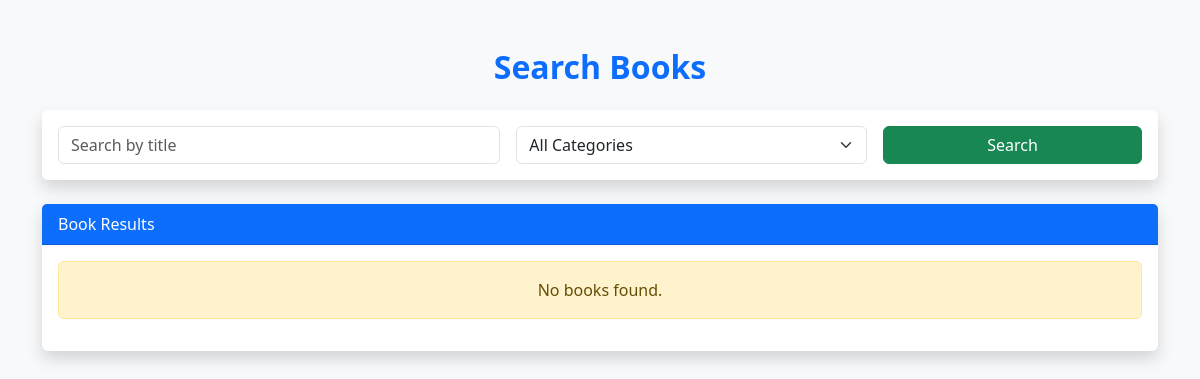
Before: /books/search/ with the older database file.
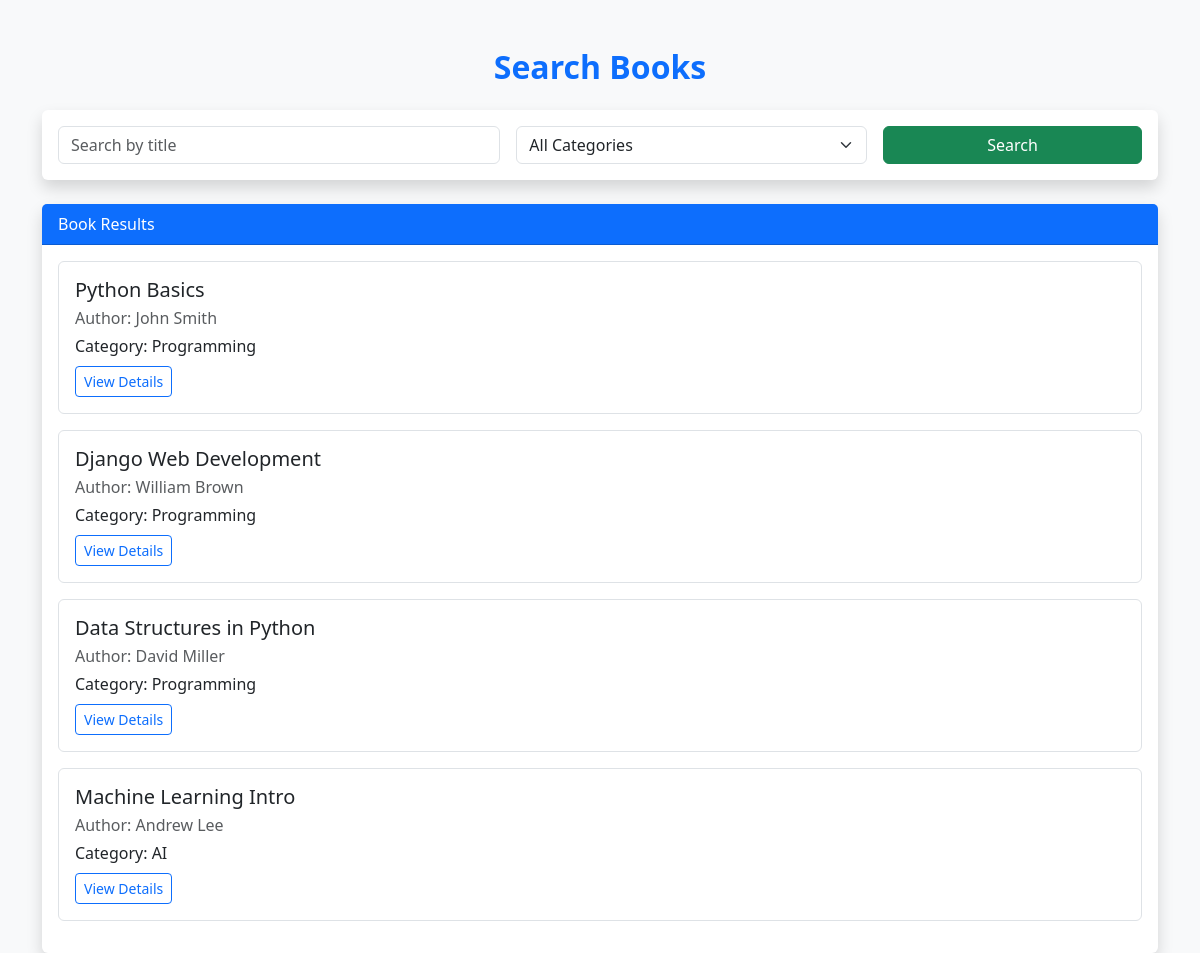
After: the same page with the newer database file.
### books/models.py (models this page shows, shortened)
class Book(models.Model):
    title = models.CharField(max_length=200)
    author = models.CharField(max_length=150)
    isbn = models.CharField(max_length=20, unique=True)
    category = models.ForeignKey(Category, on_delete=models.CASCADE)
    quantity = models.PositiveIntegerField(default=1)
    available = models.PositiveIntegerField(default=1)
    description = models.TextField(blank=True, null=True)
    added_on = models.DateTimeField(auto_now_add=True)

class Category(models.Model):
    name = models.CharField(max_length=100, unique=True)

### books/views.py (the view)
# urls.py: path('search/', views.search_book, name='search_book'),
def search_book(request):
    query = request.GET.get('q')
    category_id = request.GET.get('category')
    books = Book.objects.all()
    categories = Category.objects.all()
    if query:
        books = books.filter(title__icontains=query)
    if category_id:
        books = books.filter(category_id=category_id)
    return render(request, 'books/search_book.html', {
        'books': books,
        'categories': categories,
        'query': query
    })

### books/templates/books/search_book.html (shortened to what this page needs)
<!DOCTYPE html>
<html lang="en">
<head>
    <link
        href="https://cdn.jsdelivr.net/npm/bootstrap@5.3.2/dist/css/bootstrap.min.css"
        rel="stylesheet"
    >
</head>
<body class="bg-light">
<div class="container mt-5">
    <div class="text-center mb-4">
        <h2 class="fw-bold text-primary">Search Books</h2>
    </div>
    <div class="card shadow border-0 mb-4">
        <div class="card-body">
            <form method="get" class="row g-3">
                <div class="col-md-5">
                    <input
                        type="text"
                        name="q"
                        class="form-control"
                        placeholder="Search by title"
                    >
                </div>
                <div class="col-md-4">
                    <select name="category" class="form-select">
                        <option value="">All Categories</option>
                    </select>
                </div>
                <div class="col-md-3 d-grid">
                    <button type="submit" class="btn btn-success">
                        Search
                    </button>
                </div>
            </form>
        </div>
    </div>
    <div class="card shadow border-0">
        <div class="card-header bg-primary text-white">
            Book Results
        </div>
        <div class="card-body">
            {% for book in books %}
                <div class="border rounded p-3 mb-3">
                    <h5 class="mb-1">{{ book.title }}</h5>
                    <p class="mb-1 text-muted">
                        Author: {{ book.author }}
                    </p>
                    <p class="mb-2">
                        Category: {{ book.category.name }}
                    </p>
                    <a href="{% url 'book_details' book.id %}" class="btn btn-sm btn-outline-primary">
                        View Details
                    </a>
                </div>
            {% empty %}
                <div class="alert alert-warning text-center">
                    No books found.
                </div>
            {% endfor %}
        </div>
    </div>
</div>
</body>
</html>

Changed rows visible on the page:
added Book: title "Python Basics", author "John Smith", category.name "Programming"
added Book: title "Django Web Development", author "William Brown", category.name "Programming"
added Book: title "Data Structures in Python", author "David Miller", category.name "Programming"
added Book: title "Machine Learning Intro", author "Andrew Lee", category.name "AI"
Other visible differences:
text no longer shown: "No books found."
